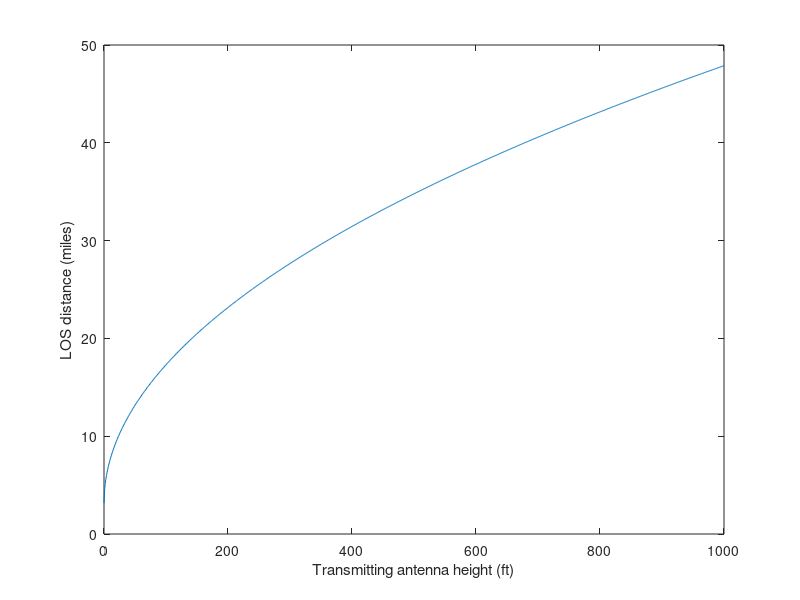

Write MATLAB code to recreate this figure.
ht = 0 : 1 : 1000;   % ft
hr = 5;   % ft

dt = sqrt(2 * ht);   % miles
dr = sqrt(2 * hr);   % miles
d = dt + dr;   % miles

plot(ht, d)
xlabel('Transmitting antenna height (ft)')
ylabel('LOS distance (miles)')
